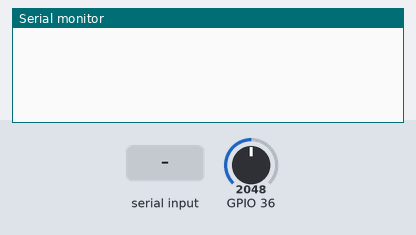
Bench run of a sketch on a simulated ESP32. Shown: the last lines printed to the serial monitor. The test bench sets the inputs (shaded band); at power-on: GPIO 36 = 2048.

Above: at 0.9 s.
1.0 s: "avg\n" received over Serial
At 1.7 s:
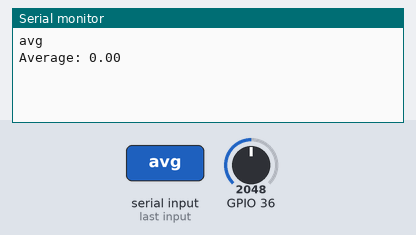
2.5 s: "1\n" received over Serial
At 2.8 s:
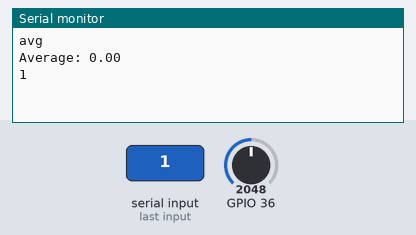

Measured:
- after the input at 1.0 s, the serial monitor: prints a new line at once (image 1)
- after the input at 2.5 s, the serial monitor: prints a new line at once (image 2)

The sketch:

Challenge.ino
```cpp
// Task
// Timer ISR sample data form ADC at 10Hz rate. After 10 samples are collected
// ISR will wake another task that will compute the average of those sample and
// store this value in global variable (float). Another task will handle all
// serial terminal commands. It will echo bach the char it sees. If a command
// 'AVG/avg' is entered then it will print the average value in global variable.

#include "freertos/FreeRTOS.h"
#include "freertos/task.h"
#include "freertos/semphr.h"

// Using only single core for now
#if CONFIG_FREERTOS_UNICORE
static const BaseType_t app_cpu = 0;
#else
static const BaseType_t app_cpu = 1;
#endif

// Timer
static hw_timer_t *timer = NULL;
static const uint32_t TIMER_PRE_SCALE = 80;         // 80MHz / 80 = 1MHz
static const uint32_t TIMER_MAX_COUNT = 100000;     // !MHz / 100K = 10Hz

// Adc daa
static const uint32_t MAX_SAMPLE_COUNT = 10;        // 10 sample / sec
static volatile float average = 0.0;

// Ring buffer
static const uint32_t BUFFER_SIZE = 15;
static int16_t buffer[BUFFER_SIZE] = {0};
static uint32_t head = 0;
static uint32_t tail = 0;

// Critical
static portMUX_TYPE spinLock = portMUX_INITIALIZER_UNLOCKED;

// Semaphore
static SemaphoreHandle_t bin_sem = NULL;

// ISR
void IRAM_ATTR onTimer(void) {
    static uint32_t sampleCounter = 0;
    BaseType_t taskWoken = pdFALSE;

    if(sampleCounter < MAX_SAMPLE_COUNT) {
        uint16_t val = analogRead(A0);

        // Put this value in ring buffer
        portENTER_CRITICAL_ISR(&spinLock);
        buffer[head] = val;
        head = (head + 1) % BUFFER_SIZE;
        portEXIT_CRITICAL_ISR(&spinLock);

        // Sample collected
        sampleCounter++;
    }

    // When all sample are collected then to wake up the task
    if(sampleCounter >= MAX_SAMPLE_COUNT) {
        // We can use suspend/resume task here for  average computation
        // taskWoken = xTaskResumeFromISR(&taskHandle);

        // We can use binary semaphore to notify the task to compute average
        xSemaphoreGiveFromISR(bin_sem, &taskWoken);

        // After waking up the task clear sample counter
        sampleCounter = 0;
    }

    if(taskWoken) {
        portYIELD_FROM_ISR();
    }
}

// Task
void serialTask(void *param) {
    static const uint32_t MAX_CMD_LEN = 32;
    char command[MAX_CMD_LEN] = {0};
    uint8_t idx = 0;

    while(true) {
        if(Serial.available() > 0) {
            // Read from serial
            char c = Serial.read();

            // Echo back the typed char
            Serial.print(c);

            // Fill the buffer
            if(idx < MAX_CMD_LEN) {
                command[idx++] = c;

                // Look for command
                if(c == '\n') {
                    command[idx] = 0;   // Terminate the buffer

                    char *found = strstr(command, "avg");
                    if(found != 0) {
                        Serial.print("Average: ");
                        Serial.println(average);
                    }

                    // Clear buffer and index;
                    memset(command, 0, MAX_CMD_LEN);
                    idx = 0;
                }
            } else {
                // Buffer full with garbage so clear it
                memset(command, 0, MAX_CMD_LEN);
                idx = 0;
            }
        }
    }
}

void adcTask(void *param) {
    while(true) {
        xSemaphoreTake(bin_sem, portMAX_DELAY);

        // Read the buffer and compute the average
        portENTER_CRITICAL(&spinLock);
        for(int i = 0; i < MAX_SAMPLE_COUNT; i++) {
            int16_t val = buffer[tail];       // BAD RING BUFFER E.G.
            tail = (tail + 1) % BUFFER_SIZE;  // Just an example implementation
            average += val;                   // of ring buffer
        }
        portEXIT_CRITICAL(&spinLock);

        average /= 10.0;
    }
}

void setup() {
    Serial.begin(115200);
    vTaskDelay(100 / portTICK_PERIOD_MS);

    // Init timer
    timer = timerBegin(0, TIMER_PRE_SCALE, true);
    timerAlarmWrite(timer, TIMER_MAX_COUNT, true);
    timerAttachInterrupt(timer, onTimer, true);
    timerAlarmEnable(timer);

    // Creating semaphore
    bin_sem = xSemaphoreCreateBinary();

    // Creating task
    xTaskCreatePinnedToCore(
        serialTask,
        "Serial task",
        1024,
        NULL,
        1,
        NULL,
        app_cpu
    );

    xTaskCreatePinnedToCore(
        adcTask,
        "ADC task",
        1024,
        NULL,
        1,
        NULL,
        app_cpu
    );

    // Deleting current task
    vTaskDelete(NULL);
}

void loop() {
}
```
